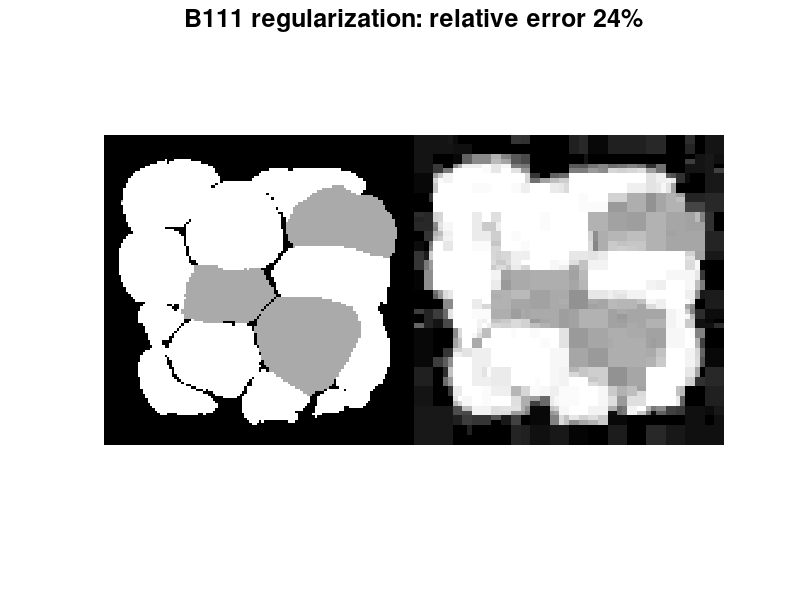

This figure's MATLAB source:
% Plot the results of routine XR10_B111_comp.m
%
% Samuli Siltanen, October 2022

% Plot parameters
fsize     = 18;
gammacorr = .6;

% Load reconstruction and ground truth
load data/XR10_B111 recn omega mu Niter 
load data/sinograms groundtruth 

% Plot reconstruction image
figure(1)
clf
plotim = [groundtruth,recn];
plotim = max(0,plotim);
imagesc(plotim.^gammacorr,[0,1])
colormap gray
axis equal
axis off
relerr = norm((groundtruth(:)-recn(:))/norm(groundtruth(:)));
title(['B111 regularization: relative error ', num2str(round(100*relerr)), '%'],'fontsize',fsize)

